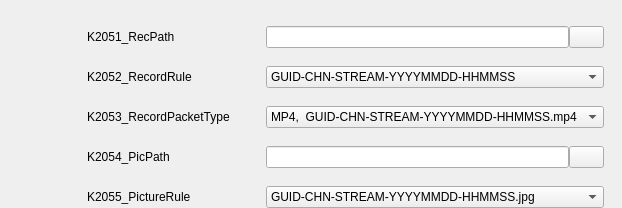
       <widget class="QWidget" name="FileSaveOption">
        <property name="sizePolicy">
         <sizepolicy hsizetype="Expanding" vsizetype="Expanding">
          <horstretch>0</horstretch>
          <verstretch>0</verstretch>
         </sizepolicy>
        </property>
        <layout class="QFormLayout" name="formLayout_4">
         <property name="horizontalSpacing">
          <number>36</number>
         </property>
         <property name="verticalSpacing">
          <number>18</number>
         </property>
         <property name="leftMargin">
          <number>87</number>
         </property>
         <property name="topMargin">
          <number>26</number>
         </property>
         <property name="rightMargin">
          <number>18</number>
         </property>
         <property name="bottomMargin">
          <number>0</number>
         </property>
         <item row="0" column="0">
          <widget class="QLabel" name="lVideoPath">
           <property name="text">
            <string>K2051_RecPath</string>
           </property>
          </widget>
         </item>
         <item row="0" column="1">
          <layout class="QHBoxLayout" name="horizontalLayout_3">
           <property name="spacing">
            <number>0</number>
           </property>
           <property name="sizeConstraint">
            <enum>QLayout::SetDefaultConstraint</enum>
           </property>
           <property name="topMargin">
            <number>0</number>
           </property>
           <item>
            <widget class="ClickLineEdit" name="videopath">
             <property name="maximumSize">
              <size>
               <width>365</width>
               <height>16777215</height>
              </size>
             </property>
            </widget>
           </item>
           <item>
            <widget class="QPushButton" name="videopathPb">
             <property name="sizePolicy">
              <sizepolicy hsizetype="Preferred" vsizetype="Preferred">
               <horstretch>0</horstretch>
               <verstretch>0</verstretch>
              </sizepolicy>
             </property>
             <property name="maximumSize">
              <size>
               <width>35</width>
               <height>16777215</height>
              </size>
             </property>
             <property name="text">
              <string/>
             </property>
            </widget>
           </item>
          </layout>
         </item>
         <item row="1" column="1">
          <widget class="QComboBox" name="videoreg">
           <property name="maximumSize">
            <size>
             <width>400</width>
             <height>16777215</height>
            </size>
           </property>
           <property name="editable">
            <bool>false</bool>
           </property>
           <item>
            <property name="text">
             <string>GUID-CHN-STREAM-YYYYMMDD-HHMMSS</string>
            </property>
           </item>
          </widget>
         </item>
         <item row="2" column="0">
          <widget class="QLabel" name="lVideoPackagingFormat">
           <property name="text">
            <string>K2053_RecordPacketType</string>
           </property>
          </widget>
         </item>
         <item row="2" column="1">
          <widget class="QComboBox" name="packfmt">
           <property name="maximumSize">
            <size>
             <width>400</width>
             <height>16777215</height>
            </size>
           </property>
           <property name="editable">
            <bool>false</bool>
           </property>
           <item>
            <property name="text">
             <string>MP4,  GUID-CHN-STREAM-YYYYMMDD-HHMMSS.mp4</string>
            </property>
           </item>
           <item>
            <property name="text">
             <string>DAV,  GUID-CHN-STREAM-YYYYMMDD-HHMMSS.dav</string>
            </property>
           </item>
           <item>
            <property name="text">
             <string>AVI,  GUID-CHN-STREAM-YYYYMMDD-HHMMSS.avi</string>
            </property>
           </item>
          </widget>
         </item>
         <item row="3" column="0">
          <widget class="QLabel" name="lPicPath">
           <property name="text">
            <string>K2054_PicPath</string>
           </property>
          </widget>
         </item>
         <item row="3" column="1">
          <layout class="QHBoxLayout" name="horizontalLayout_5">
           <property name="spacing">
            <number>0</number>
           </property>
           <property name="topMargin">
            <number>0</number>
           </property>
           <item>
            <widget class="ClickLineEdit" name="imgpath">
             <property name="maximumSize">
              <size>
               <width>365</width>
               <height>16777215</height>
              </size>
             </property>
            </widget>
           </item>
           <item>
            <widget class="QPushButton" name="imgpathPb">
             <property name="sizePolicy">
              <sizepolicy hsizetype="Preferred" vsizetype="Preferred">
               <horstretch>0</horstretch>
               <verstretch>0</verstretch>
              </sizepolicy>
             </property>
             <property name="maximumSize">
              <size>
               <width>35</width>
               <height>16777215</height>
              </size>
             </property>
             <property name="text">
              <string/>
             </property>
            </widget>
           </item>
          </layout>
         </item>
         <item row="4" column="0">
          <widget class="QLabel" name="lPicNamingRule">
           <property name="text">
            <string>K2055_PictureRule</string>
           </property>
          </widget>
         </item>
         <item row="4" column="1">
          <widget class="QComboBox" name="imgreg">
           <property name="maximumSize">
            <size>
             <width>400</width>
             <height>16777215</height>
            </size>
           </property>
           <property name="editable">
            <bool>false</bool>
           </property>
           <item>
            <property name="text">
             <string>GUID-CHN-STREAM-YYYYMMDD-HHMMSS.jpg</string>
            </property>
           </item>
          </widget>
         </item>
         <item row="1" column="0">
          <widget class="QLabel" name="lVideoNameingRule">
           <property name="text">
            <string>K2052_RecordRule</string>
           </property>
          </widget>
         </item>
        </layout>
       </widget>
